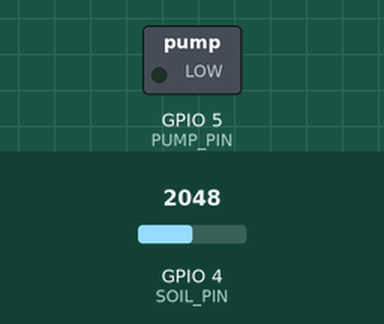
This sketch was run on a simulated ESP32. On the bench: switched loads named in the sketch (green lamp = pin HIGH). The inputs (shaded band) are chosen by the test bench; at power-on: GPIO 4 (SOIL_PIN) = 2048. WiFi joins after 1.5 s; servers stay silent unless stated; uploads are accepted with an empty reply; what the sketch prints to the serial monitor is not drawn.

Above: at 2.7 s.
2.8 s: GPIO 4 (SOIL_PIN) set to 2109
5.8 s: GPIO 4 (SOIL_PIN) set to 2233
At 9.1 s:
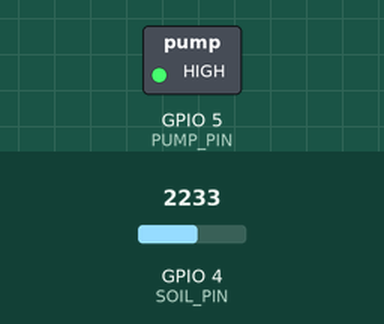
Timing chart, 0 to 14.8 s (numbered marks = the images above; inputs shaded):
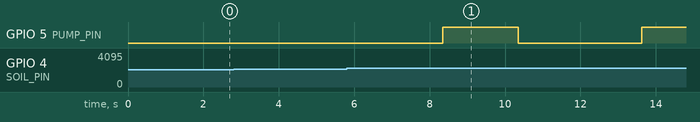

Measured:
- the behaviour switches between 2165 and 2166 on GPIO 4 (SOIL_PIN) (found by bisection; images 0 and 1)
- after the input at 2.8 s, every drawn part: stays the same
- after the input at 5.8 s, GPIO 5 (PUMP_PIN): LOW → HIGH after 2.5 s, → LOW 2.0 s later, → HIGH 3.3 s later

The sketch:

aquareserve_demo.ino
```cpp
/*
 * AquaReserve tabletop demonstrator - ESP32 firmware
 * ---------------------------------------------------
 * Reads a capacitive soil-moisture sensor, asks the AquaReserve demo bridge what to do and runs a small pump for the commanded time.
 * If WiFi or the bridge is unavailable it falls back to a local soil-moisture threshold (Tier 1), so the experiemental settup always does something sensible.
 *
 * Hardware (see docs/DEMO_BUILD_GUIDE.md):
 *   - Capacitive soil-moisture sensor  -> 3V3, GND, analog out to SOIL_PIN (GPIO 34, input-only)
 *   - Logic-level MOSFET module gate    -> PUMP_PIN (GPIO 26); pump powered from the 5-6 V rail,
 *     NOT from a GPIO pin (a pump draws far more current than a pin can supply)
 *   - Pump sits in the reserve jar, tube runs to the irrigated half of the soil tray
 *
 * Libraries (Arduino Library Manager): "ArduinoJson" by Benoit Blanchon.
 * WiFi and HTTPClient ship with the ESP32 core.
 *
 * SAFETY: low-voltage DC only.
 * Keep water away from mains and keep the board and battery dry.
 */

#include <WiFi.h>
#include <HTTPClient.h>
#include <ArduinoJson.h>

// ---- configure these ------------------------------------------------------
const char* WIFI_SSID = "YOUR_WIFI";
const char* WIFI_PASS = "YOUR_PASSWORD";
// The machine running scripts/demo_bridge.py, e.g. "http://192.168.1.50:8500/demo/decide".
const char* BRIDGE_URL = "http://192.168.1.50:8500/demo/decide";
const char* ZONE = "tray-1";

// input-only ADC pin
// drives the MOSFET gate
// ADC reading in dry mix (calibrate once)
// ADC reading in wet mix (calibrate once)
const int   SOIL_PIN = 4;
const int   PUMP_PIN = 5;
const int   RAW_DRY  = 2200;
const int   RAW_WET  = 2100;

// check each minute (shorten for a live demo)
// offline fallback threshold
// offline fallback pump pulse
const unsigned long INTERVAL_MS = 3000;
const float LOCAL_TRIGGER_PCT   = 35.0;
const int   LOCAL_PULSE_MS      = 2000;

// ---------------------------------------------------------------------------
float readMoisturePct() {
  long sum = 0;
  for (int i = 0; i < 16; i++) { sum += analogRead(SOIL_PIN); delay(5); }
  int raw = sum / 16;
  Serial.printf("raw=%d\n", raw);
  float pct = 100.0 * (float)(RAW_DRY - raw) / (float)(RAW_DRY - RAW_WET);
  if (pct < 0) pct = 0; if (pct > 100) pct = 100;
  return pct;
}

void runPump(int ms) {
  if (ms <= 0) return;
  digitalWrite(PUMP_PIN, HIGH);
  delay(ms);
  digitalWrite(PUMP_PIN, LOW);
}

// Ask the bridge; returns pump milliseconds or -1 if the request failed.
int askBridge(float moisturePct) {
  if (WiFi.status() != WL_CONNECTED) return -1;
  HTTPClient http;
  http.begin(BRIDGE_URL);
  http.addHeader("Content-Type", "application/json");

  StaticJsonDocument<192> req;
  req["zone"] = ZONE;
  req["moisture_pct"] = moisturePct;
  // set true during a sensitive growth window
  req["critical_stage"] = false;
  String body;
  serializeJson(req, body);

  int code = http.POST(body);
  int pump_ms = -1;
  if (code == 200) {
    StaticJsonDocument<256> resp;
    if (!deserializeJson(resp, http.getString())) {
      pump_ms = resp["pump_ms"] | 0;
      Serial.printf("bridge: pump_ms=%d reserve=%.1f%% (%s)\n",
                    pump_ms, (float)(resp["reserve_pct"] | 0.0),
                    (const char*)(resp["reason"] | ""));
    }
  } else {
    Serial.printf("bridge HTTP %d - falling back to local logic\n", code);
  }
  http.end();
  return pump_ms;
}

void setup() {
  Serial.begin(115200);
  pinMode(PUMP_PIN, OUTPUT);
  digitalWrite(PUMP_PIN, LOW);
  WiFi.begin(WIFI_SSID, WIFI_PASS);
  Serial.print("connecting WiFi");
  for (int i = 0; i < 20 && WiFi.status() != WL_CONNECTED; i++) { delay(500); Serial.print("."); }
  Serial.println(WiFi.status() == WL_CONNECTED ? " connected" : " offline (local mode)");
}

void loop() {
  float moisture = readMoisturePct();
  Serial.printf("soil moisture: %.1f%%\n", moisture);

  // Tier 2: software-in-the-loop
  // Tier 1 fallback: local threshold
  int pump_ms = askBridge(moisture);
  if (pump_ms < 0) {
    pump_ms = (moisture < LOCAL_TRIGGER_PCT) ? LOCAL_PULSE_MS : 0;
    if (pump_ms) Serial.println("local: watering (below threshold)");
  }

  runPump(pump_ms);
  delay(INTERVAL_MS);
}
```
